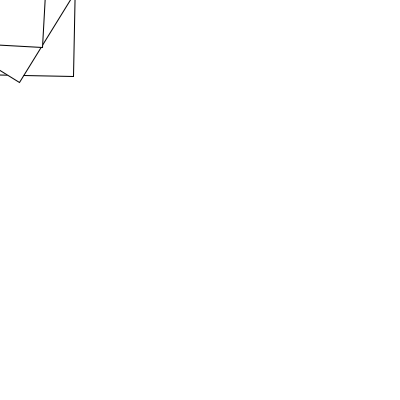
Frame 1 (no input)
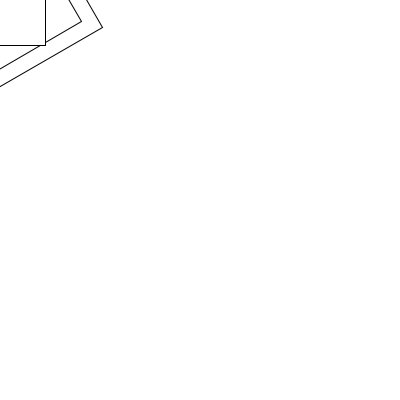
Frame 60 (the mouse pressed at the canvas centre just before this capture)
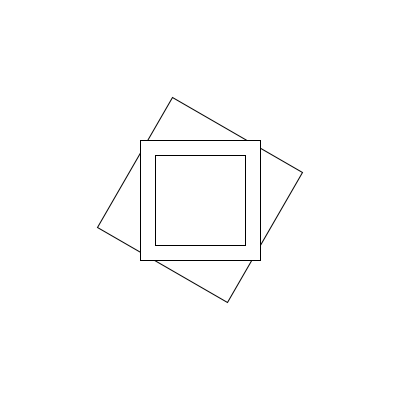
Frame 120 (the mouse held since frame 60 and released just before this capture)

The Processing sketch that drew these frames (run headless with seeded random() and noise(); from frame 60 on, the mouse is pressed at the canvas centre):

// Processing sketch: ej15b_rotate_translate
// ── ej15b_rotate_translate.pde
/* Grados a radianes 
  de 0-359 a 0-PI*2
  
  180º = PI
  360º = PI*2
  90º = PI/2 = 1.5707964
  45º = PI/4

*/

void setup(){
  size( 400, 400 );
  rectMode( CENTER );
}

void draw(){
  background( 255 );
  
  translate( mouseX, mouseY ); //traslada el Origen de Coordenadas (originario en 0, 0 );
  //rect( 0, 0, width, height );  //visualización del lienzo;
  //rotate( PI/4 );
  
  rotate( radians(frameCount) );  //roto el LIENZO, no la figura
  rect( 0, 0, 150, 150 );
  rotate( radians(frameCount)+radians(30) );  //roto el LIENZO, no la figura
  rect( 0, 0, 120, 120 );
  rotate( radians(frameCount)+radians(60) );  //roto el LIENZO, no la figura
  rect( 0, 0, 90, 90 );

}
